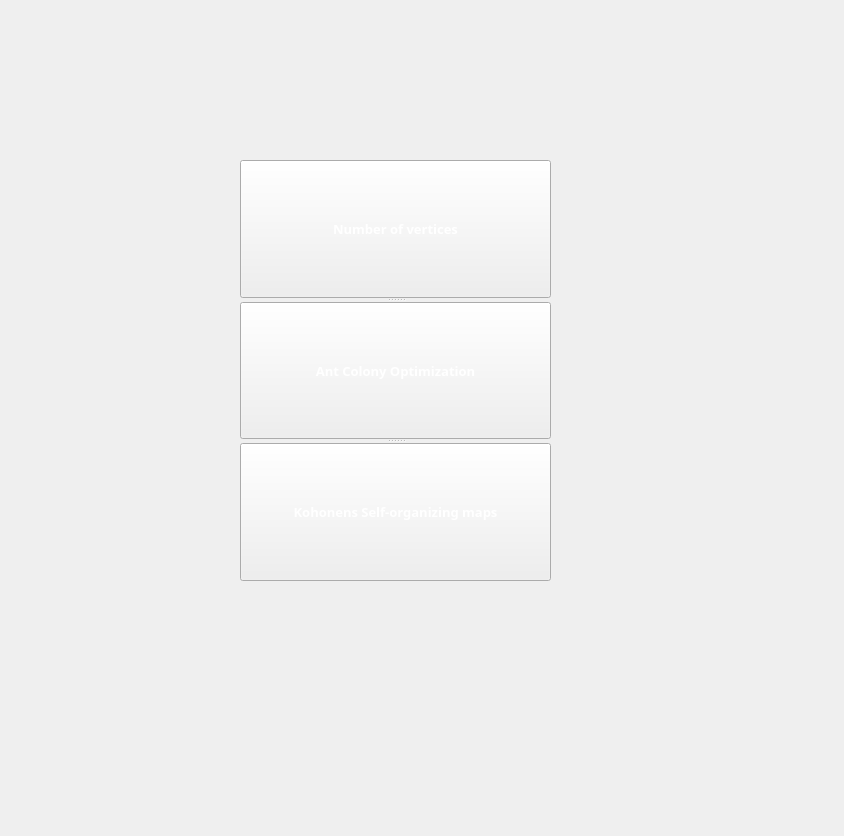
<?xml version="1.0" encoding="UTF-8"?>
<ui version="4.0">
 <class>MainWindow</class>
 <widget class="QMainWindow" name="MainWindow">
  <property name="geometry">
   <rect>
    <x>0</x>
    <y>0</y>
    <width>844</width>
    <height>836</height>
   </rect>
  </property>
  <property name="sizePolicy">
   <sizepolicy hsizetype="Preferred" vsizetype="Preferred">
    <horstretch>0</horstretch>
    <verstretch>0</verstretch>
   </sizepolicy>
  </property>
  <property name="windowTitle">
   <string>MainWindow</string>
  </property>
  <property name="styleSheet">
   <string notr="true">border-image: url(C:/Users/Djole/Desktop/DisMat/images/background.jpg) 0 0 0 0 stretch stretch;</string>
  </property>
  <widget class="QWidget" name="centralWidget">
   <widget class="QSplitter" name="splitter">
    <property name="geometry">
     <rect>
      <x>240</x>
      <y>160</y>
      <width>311</width>
      <height>421</height>
     </rect>
    </property>
    <property name="orientation">
     <enum>Qt::Vertical</enum>
    </property>
    <widget class="QPushButton" name="pushButton">
     <property name="palette">
      <palette>
       <active>
        <colorrole role="ButtonText">
         <brush brushstyle="SolidPattern">
          <color alpha="255">
           <red>255</red>
           <green>255</green>
           <blue>255</blue>
          </color>
         </brush>
        </colorrole>
       </active>
       <inactive>
        <colorrole role="ButtonText">
         <brush brushstyle="SolidPattern">
          <color alpha="255">
           <red>255</red>
           <green>255</green>
           <blue>255</blue>
          </color>
         </brush>
        </colorrole>
       </inactive>
       <disabled>
        <colorrole role="ButtonText">
         <brush brushstyle="SolidPattern">
          <color alpha="255">
           <red>120</red>
           <green>120</green>
           <blue>120</blue>
          </color>
         </brush>
        </colorrole>
       </disabled>
      </palette>
     </property>
     <property name="font">
      <font>
       <family>Century Gothic</family>
       <pointsize>10</pointsize>
       <weight>75</weight>
       <bold>true</bold>
       <kerning>true</kerning>
      </font>
     </property>
     <property name="styleSheet">
      <string notr="true">border-image: url(C:/Users/Djole/Desktop/DisMat/images/tsp.jpg) 0 0 0 0 stretch stretch</string>
     </property>
     <property name="text">
      <string>Number of vertices</string>
     </property>
    </widget>
    <widget class="QPushButton" name="pushButton_2">
     <property name="palette">
      <palette>
       <active>
        <colorrole role="ButtonText">
         <brush brushstyle="SolidPattern">
          <color alpha="255">
           <red>255</red>
           <green>255</green>
           <blue>255</blue>
          </color>
         </brush>
        </colorrole>
       </active>
       <inactive>
        <colorrole role="ButtonText">
         <brush brushstyle="SolidPattern">
          <color alpha="255">
           <red>255</red>
           <green>255</green>
           <blue>255</blue>
          </color>
         </brush>
        </colorrole>
       </inactive>
       <disabled>
        <colorrole role="ButtonText">
         <brush brushstyle="SolidPattern">
          <color alpha="255">
           <red>120</red>
           <green>120</green>
           <blue>120</blue>
          </color>
         </brush>
        </colorrole>
       </disabled>
      </palette>
     </property>
     <property name="font">
      <font>
       <family>Century Gothic</family>
       <pointsize>10</pointsize>
       <weight>75</weight>
       <bold>true</bold>
      </font>
     </property>
     <property name="styleSheet">
      <string notr="true">border-image: url(C:/Users/Djole/Desktop/DisMat/images/ant.jpg) 0 0 0 0 stretch stretch;</string>
     </property>
     <property name="text">
      <string>Ant Colony Optimization</string>
     </property>
    </widget>
    <widget class="QPushButton" name="pushButton_3">
     <property name="palette">
      <palette>
       <active>
        <colorrole role="WindowText">
         <brush brushstyle="SolidPattern">
          <color alpha="255">
           <red>0</red>
           <green>0</green>
           <blue>0</blue>
          </color>
         </brush>
        </colorrole>
        <colorrole role="Text">
         <brush brushstyle="SolidPattern">
          <color alpha="255">
           <red>0</red>
           <green>0</green>
           <blue>0</blue>
          </color>
         </brush>
        </colorrole>
        <colorrole role="ButtonText">
         <brush brushstyle="SolidPattern">
          <color alpha="255">
           <red>255</red>
           <green>255</green>
           <blue>255</blue>
          </color>
         </brush>
        </colorrole>
       </active>
       <inactive>
        <colorrole role="WindowText">
         <brush brushstyle="SolidPattern">
          <color alpha="255">
           <red>0</red>
           <green>0</green>
           <blue>0</blue>
          </color>
         </brush>
        </colorrole>
        <colorrole role="Text">
         <brush brushstyle="SolidPattern">
          <color alpha="255">
           <red>0</red>
           <green>0</green>
           <blue>0</blue>
          </color>
         </brush>
        </colorrole>
        <colorrole role="ButtonText">
         <brush brushstyle="SolidPattern">
          <color alpha="255">
           <red>255</red>
           <green>255</green>
           <blue>255</blue>
          </color>
         </brush>
        </colorrole>
       </inactive>
       <disabled>
        <colorrole role="WindowText">
         <brush brushstyle="SolidPattern">
          <color alpha="255">
           <red>120</red>
           <green>120</green>
           <blue>120</blue>
          </color>
         </brush>
        </colorrole>
        <colorrole role="Text">
         <brush brushstyle="SolidPattern">
          <color alpha="255">
           <red>120</red>
           <green>120</green>
           <blue>120</blue>
          </color>
         </brush>
        </colorrole>
        <colorrole role="ButtonText">
         <brush brushstyle="SolidPattern">
          <color alpha="255">
           <red>120</red>
           <green>120</green>
           <blue>120</blue>
          </color>
         </brush>
        </colorrole>
       </disabled>
      </palette>
     </property>
     <property name="font">
      <font>
       <family>Century Gothic</family>
       <pointsize>10</pointsize>
       <weight>75</weight>
       <bold>true</bold>
      </font>
     </property>
     <property name="styleSheet">
      <string notr="true">border-image: url(C:/Users/Djole/Desktop/DisMat/images/som.jpg) 0 0 0 0 stretch stretch
</string>
     </property>
     <property name="text">
      <string>Kohonens Self-organizing maps</string>
     </property>
    </widget>
   </widget>
  </widget>
 </widget>
 <layoutdefault spacing="6" margin="11"/>
 <resources/>
 <connections/>
</ui>
